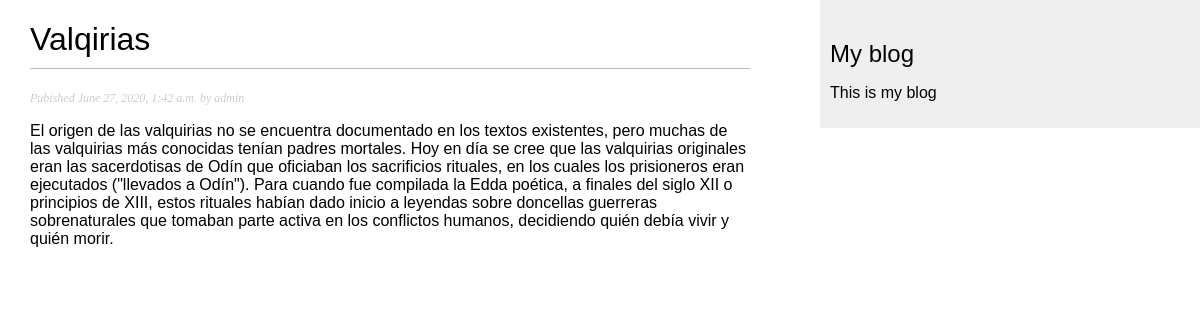
Page /blog/2020/6/27/valqirias/ on the committed database.
### blog/models.py (models this page shows, shortened)
class Post (models.Model):
    STATUS_CHOICES = (
        ('draft', 'Draft'),
        ('published', 'Published'),
    )
    title = models.CharField(max_length=250)
    slug = models.SlugField(max_length=250, unique_for_date='publish')
    author = models.ForeignKey(User, on_delete=models.CASCADE, related_name='blog_posts')
    body = models.TextField()
    publish = models.DateTimeField(default=timezone.now)
    created = models.DateTimeField(auto_now_add=True)
    updated = models.DateTimeField(auto_now_add=True)
    status = models.CharField(max_length=10, choices=STATUS_CHOICES, default='draft')
    objects = models.Manager() #Default manager
    published = PublishedManager() #Our custom manager
    class Meta:
        ordering = ('-publish',)

### blog/views.py (the view)
def post_detail(request, year, month, day, post): #retrieves the object that matches the given arameters or an HTTP 404 (not found) exception if no object is found.
    post = get_object_or_404(Post, slug=post, status='published', publish__year = year, publish__month = month, publish__day = day)
    context = {'post':post}
    return render(request, 'blog/post/detail.html', context)

### blog/templates/blog/post/detail.html (shortened to what this page needs)
{% extends "blog/base.html" %}
{% block content %}
    <h1>{{ post.title }}</h1>
    <p class ="date">
        Pubished {{ post.publish }} by {{ post.author }}
    </p>
    {{ post.body|linebreaks}}
{% endblock %}

### blog/static/css/blog.css (style rules this page uses)
body { margin:0; padding:0; font-family:helvetica, sans-serif; }
h1 { font-weight:normal; border-bottom:1px solid #bbb; padding:0 0 10px 0; }
p.date { color:#ccc; font-family: georgia, serif; font-size: 12px; font-style: italic; }

### rows in the picture
Post: title "Valqirias", publish "June 27, 2020, 1:42 a.m.", author "admin", body "El origen de las valquirias no se encuentra documentado en los textos existentes, pero muchas de las valquirias más conocidas tenían padres mortales. Hoy en día se cree que las valquirias originales eran las sacerdotisas de Odín que oficiaban los sacrificios rituales, en los cuales los prisioneros eran ejecutados (\"llevados a Odín\"). Para cuando fue compilada la Edda poética, a finales del siglo XII o principios de XIII, estos rituales habían dado inicio a leyendas sobre doncellas guerreras sobrenaturales que tomaban parte activa en los conflictos humanos, decidiendo quién debía vivir y quién morir."
